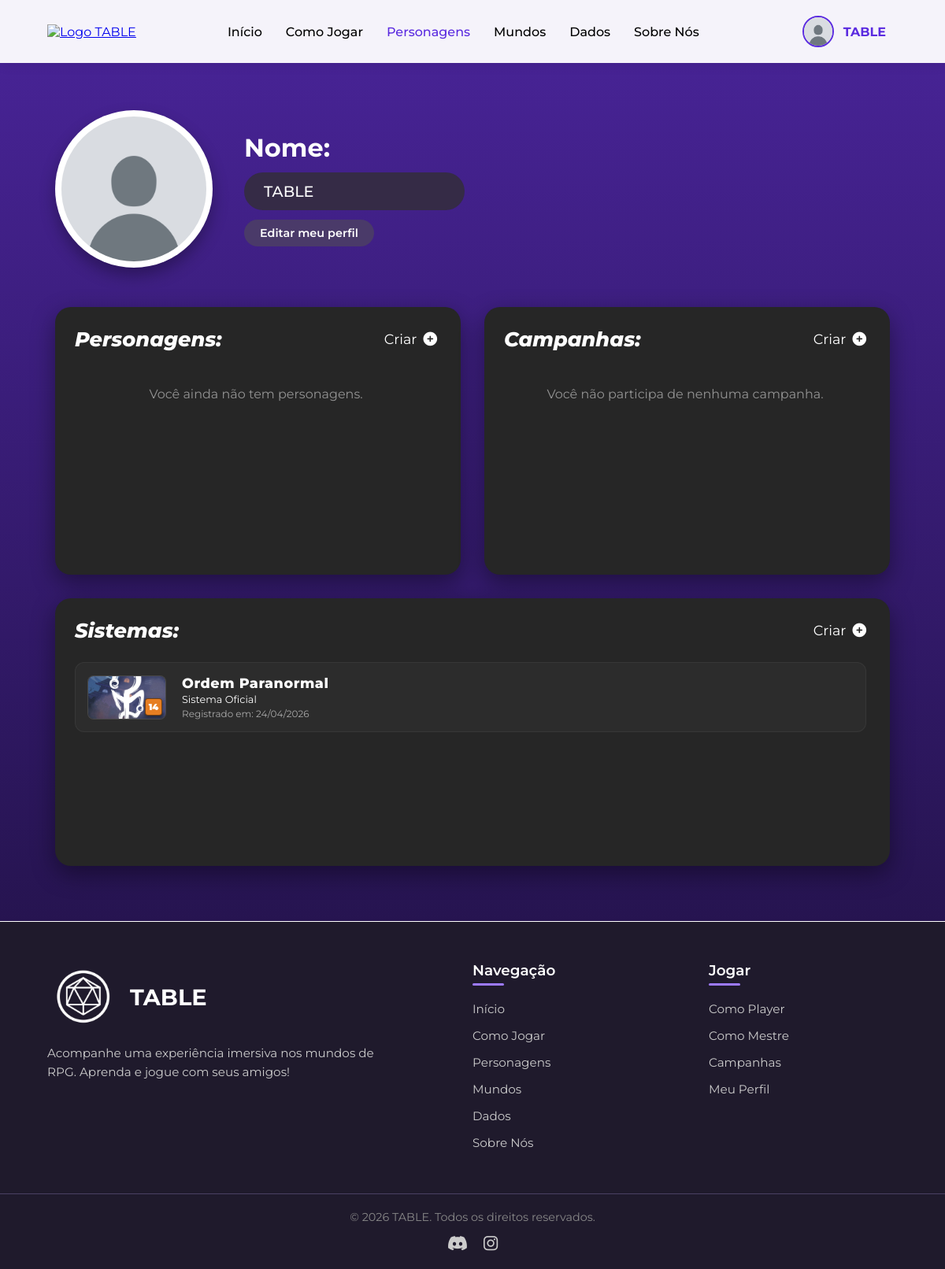
/pages/perfil.php (signed in), run on an earlier commit of the app's database.
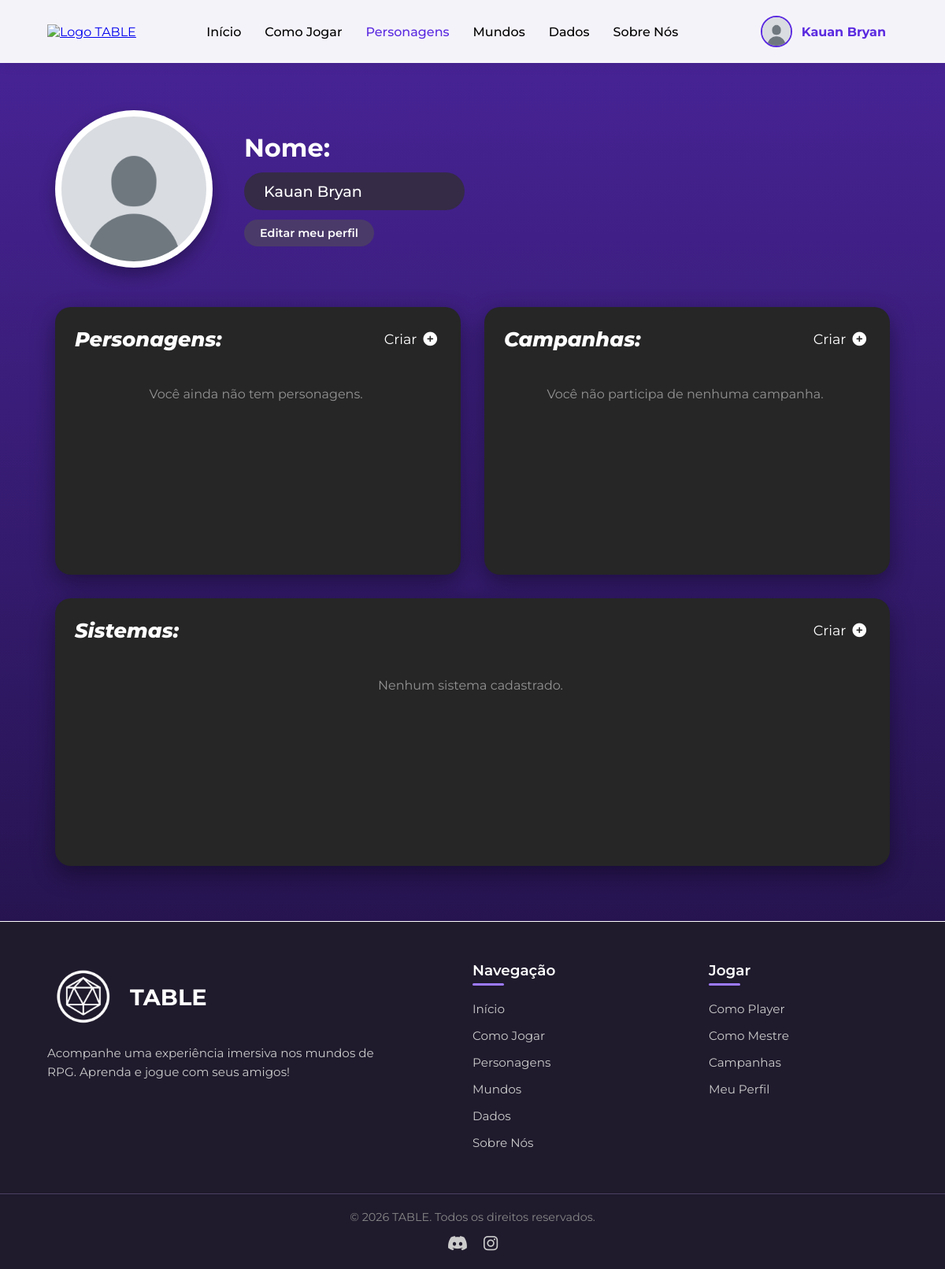
And on a later commit of the database.
### tables this page shows
CREATE TABLE tb_usuario (
    id_usuario      INT            NOT NULL AUTO_INCREMENT,
    nm_exibicao     VARCHAR(70)    DEFAULT NULL,        
    nm_usuario      VARCHAR(70)    NOT NULL,            
    ds_email        VARCHAR(100)   NOT NULL,
    ds_senha        VARCHAR(255)   NOT NULL,            
    dt_nascimento   DATE           DEFAULT NULL,
    tp_cargo        ENUM('jogador','mestre','admin') NOT NULL DEFAULT 'jogador',
    ds_foto         VARCHAR(300)   NOT NULL DEFAULT '../img/uploads/perfil/avatar1.png',
    ds_bio          VARCHAR(500)   DEFAULT NULL,
    dt_cadastro     DATETIME       NOT NULL DEFAULT CURRENT_TIMESTAMP,
    dt_atualizacao  DATETIME       DEFAULT NULL ON UPDATE CURRENT_TIMESTAMP,
    fl_ativo        TINYINT(1)     NOT NULL DEFAULT 1,  
    fl_plano_mapas  TINYINT(1)     NOT NULL DEFAULT 0,
    fl_plano_sistemas TINYINT(1)   NOT NULL DEFAULT 0,
    fl_plano_completo TINYINT(1)   NOT NULL DEFAULT 0,
    dt_desistencia_mestre DATETIME DEFAULT NULL,
    CONSTRAINT pk_usuario PRIMARY KEY (id_usuario),
    CONSTRAINT uq_usuario_email UNIQUE (ds_email)
);

CREATE TABLE tb_sistema (
    id_sistema          INT          NOT NULL AUTO_INCREMENT,
    id_usuario_criador  INT          DEFAULT NULL,
    nm_sistema          VARCHAR(100) NOT NULL,
    ds_descricao        VARCHAR(1000) DEFAULT NULL,
    ds_imagem           VARCHAR(300)  DEFAULT NULL,
    ds_background       VARCHAR(300)  DEFAULT NULL,
    tp_classificacao    VARCHAR(5)   DEFAULT 'L',
    dt_cadastro         DATETIME     NOT NULL DEFAULT CURRENT_TIMESTAMP,
    fl_importado        TINYINT(1)   NOT NULL DEFAULT 0,
    id_sistema_original INT          DEFAULT NULL,
    CONSTRAINT pk_sistema PRIMARY KEY (id_sistema),
    CONSTRAINT fk_sistema_usuario FOREIGN KEY (id_usuario_criador)
        REFERENCES tb_usuario (id_usuario) ON DELETE SET NULL,
    CONSTRAINT fk_sistema_original FOREIGN KEY (id_sistema_original)
        REFERENCES tb_sistema (id_sistema) ON DELETE SET NULL
);

### pages/perfil.php (the view, shortened to what the rows shown need)
<?php
    $pdo = Database::getConexao();
    $stmt = $pdo->prepare("SELECT * FROM tb_usuario WHERE id_usuario = ?");
    $stmt->execute([$_SESSION['usuario']['id']]);
    $userCompleto = $stmt->fetch();
    $idadeUsuario = 0;
    if ($userCompleto && !empty($userCompleto['dt_nascimento'])) {
        $hoje = new DateTime();
        $nasc = new DateTime($userCompleto['dt_nascimento']);
        $idadeUsuario = $hoje->diff($nasc)->y;
    }
    function canAccess($classificacao, $idade) {
        $idx = (int)$classificacao;
        return $idade >= $idx;
    }
    function getClassStyle($class) {
        switch($class) {
            case '14': return ['cor' => '#e67e22', 'label' => '14'];
        }
    }
    $usuarioAtivo = $_SESSION['usuario'];
    $cargoUsuario = strtolower($usuarioAtivo['cargo'] ?? 'jogador');
    $isMestreOuAdmin = ($cargoUsuario === 'mestre' || $cargoUsuario === 'admin' || ($userCompleto && strtolower($userCompleto['tp_cargo'] ?? '') === 'admin') || ($userCompleto && strtolower($userCompleto['tp_cargo'] ?? '') === 'mestre'));
    $classeLayout = ($isMestreOuAdmin) ? 'grid-mestre' : 'grid-jogador';
    $fotoUsuario = (!empty($usuarioAtivo['foto']) && realpath(__DIR__ . '/' . $usuarioAtivo['foto']) !== false) ? $usuarioAtivo['foto'] : '../img/uploads/perfil/avatar1.png';
    $fotoNavbar = $fotoUsuario;
    try {
        $pdo = Database::getConexao();
        $stmt = $pdo->prepare("
            SELECT s.*, u.nm_usuario as criador_nome, u.tp_cargo as criador_cargo
            FROM tb_sistema s
            LEFT JOIN tb_usuario u ON s.id_usuario_criador = u.id_usuario
            WHERE (s.id_usuario_criador = ? OR s.id_usuario_criador IS NULL OR u.tp_cargo = 'admin' OR s.id_sistema IN (SELECT id_sistema FROM tb_usuario_sistema WHERE id_usuario = ?))
            AND NOT (s.nm_sistema = 'Ordem Paranormal' AND s.fl_importado = 1)
            ORDER BY
                CASE
                    WHEN s.id_usuario_criador IS NULL OR u.tp_cargo = 'admin' OR u.nm_usuario = 'Kauan Bryan' THEN 0
                    ELSE 1
                END ASC,
                CASE
                    WHEN s.id_usuario_criador IS NULL OR u.tp_cargo = 'admin' OR u.nm_usuario = 'Kauan Bryan' THEN s.nm_sistema
                    ELSE NULL
                END ASC,
                s.dt_cadastro DESC
        ");
        $stmt->execute([$usuarioAtivo['id'], $usuarioAtivo['id']]);
        $sistemas = $stmt->fetchAll();
    } catch (Exception $e) {
        $personagens = [];
        $campanhas = [];
        $sistemas = [];
    }
?>
<!DOCTYPE html>
<html lang="pt-BR">
<head>
    <link rel="stylesheet" href="https://cdnjs.cloudflare.com/ajax/libs/font-awesome/6.5.2/css/all.min.css">
    <link rel="stylesheet" href="../css/nav-footer.css">
    <link rel="stylesheet" href="../css/perfil.css?v=3.0">
    <link rel="stylesheet" href="../css/table-modal.css">
</head>
<body class="pagina-perfil">
<header>
    <?php if (isset($_SESSION['usuario'])): ?>
        <div class="usuario-logado-nav desktop-only" id="nav-logado" onclick="window.location.href='perfil.php'"
            title="Ir para o Perfil">
            <img src="<?= htmlspecialchars($fotoNavbar) ?>"
                alt="Avatar Navbar" class="avatar-nav">
            <span class="nome-nav"><?= htmlspecialchars($_SESSION['usuario']['nome']) ?></span>
        </div>
    <?php endif; ?>
</header>
    <main class="perfil-container">
        <section class="perfil-header">
            <div class="perfil-avatar-wrapper">
                <img src="<?= $fotoUsuario ?>" alt="Avatar" class="perfil-avatar">
            </div>
            <div class="perfil-info">
                <h1>Nome:</h1>
            </div>
        </section>
        <section id="grid-paineis" class="grid-layout <?= $classeLayout ?>">
            <div class="painel-dark" id="painel-personagens">
                <div class="painel-header">
                    <h2>Personagens:</h2>
                </div>
            </div>
            <div class="painel-dark" id="painel-campanhas">
                <div class="painel-header">
                    <h2>Campanhas:</h2>
                </div>
            </div>
            <div class="painel-dark" id="painel-sistemas" <?php if (!$isMestreOuAdmin) echo 'style="display: none;"'; ?>>
                <div class="painel-header">
                    <h2>Sistemas:</h2>
                </div>
                <div class="painel-body scroller">
                    <?php if (empty($sistemas)): ?>
                        <p style="text-align: center; color: rgba(255,255,255,0.5); padding: 20px;">Nenhum sistema cadastrado.</p>
                    <?php else: ?>
                        <?php foreach ($sistemas as $s):
                            $bloqueado = !canAccess($s['tp_classificacao'], $idadeUsuario);
                            $classStyle = getClassStyle($s['tp_classificacao']);
                        ?>
                            <div class="lista-item <?= $bloqueado ? 'sistema-bloqueado' : '' ?>"
                                 <?php if (!$bloqueado): ?>onclick="window.location.href='exibir-sistema.php?id=<?= $s['id_sistema'] ?>'"<?php endif; ?>
                                 style="cursor: <?= $bloqueado ? 'not-allowed' : 'pointer' ?>; position: relative;">
                                <div class="item-avatar">
                                    <img src="<?= !empty($s['ds_imagem']) ? $s['ds_imagem'] : '../img/logo_icone.png' ?>" alt="Sistema">
                                    <span class="badget-classificacao" style="background: <?= $classStyle['cor'] ?>;"><?= $classStyle['label'] ?></span>
                                </div>
                                <div class="item-dados">
                                    <h3><?= htmlspecialchars($s['nm_sistema']) ?></h3>
                                    <p><?= (empty($s['id_usuario_criador']) || (isset($s['criador_cargo']) && strtolower($s['criador_cargo']) === 'admin') || (isset($s['criador_nome']) && $s['criador_nome'] === 'Kauan Bryan')) ? "Sistema Oficial" : "Sistema criado por: " . htmlspecialchars($s['criador_nome'] ?? 'TABLE') ?></p>
                                    <span>Registrado em: <?= date('d/m/Y', strtotime($s['dt_cadastro'])) ?></span>
                                </div>
                            </div>
                        <?php endforeach; ?>
                    <?php endif; ?>
                </div>
            </div>
        </section>
    </main>
</body>
</html>

What changed in the data, as far as the page shows it:
removed tb_sistema: ds_imagem (picture), tp_classificacao "14", nm_sistema "Ordem Paranormal", shows "Sistema Oficial", dt_cadastro "24/04/2026"
Also different on the page:
$_SESSION['usuario']['nome']: "TABLE" → "Kauan Bryan"
text now shown: "Nenhum sistema cadastrado."
